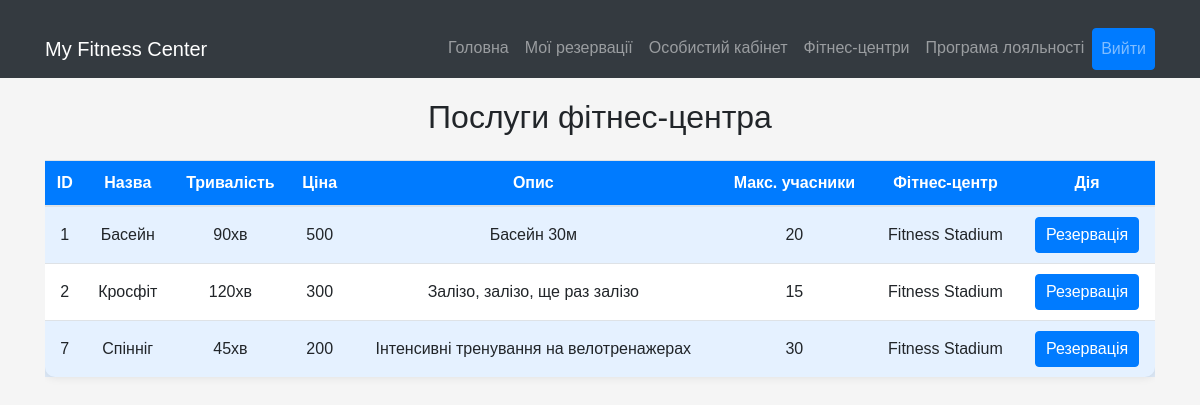
The page /fitness_center/1/services on the database as committed earlier.
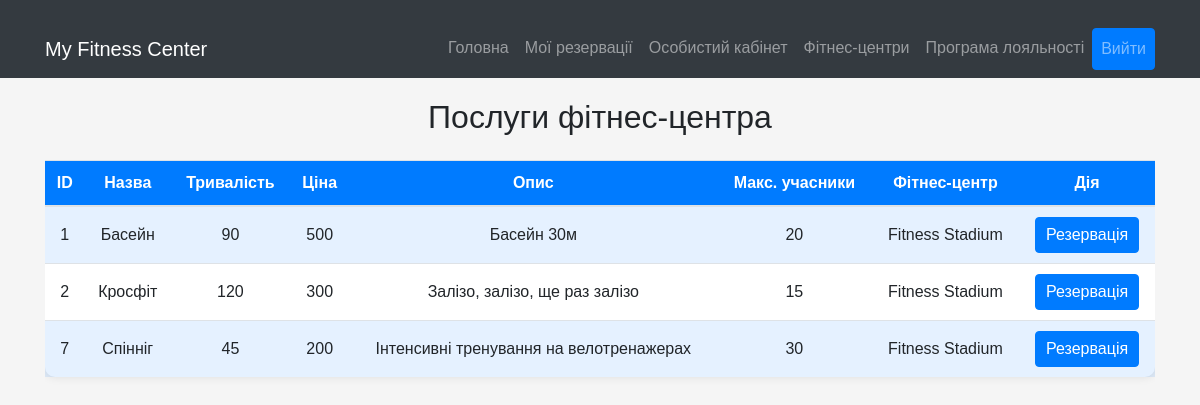
The same page on the database as committed later.
### tables this page shows
CREATE TABLE service (id INTEGER NOT NULL UNIQUE, name TEXT NOT NULL UNIQUE, duration INTEGER NOT NULL DEFAULT 0, description TEXT, price INTEGER NOT NULL DEFAULT 0, gym_id INTEGER NOT NULL REFERENCES gym (id), max_attendees INTEGER NOT NULL DEFAULT 1);

CREATE TABLE gym (id INTEGER NOT NULL UNIQUE, adress TEXT NOT NULL, contacts TEXT NOT NULL, name TEXT NOT NULL UNIQUE, PRIMARY KEY (id AUTOINCREMENT));

### app.py (the view)
@login_required
@app.route('/fitness_center/<int:gym_id>/services', methods=['GET'])
def get_services(gym_id):
    with SQLiteDatabase('DB.db') as db:
        res = db.select_method('service', {'gym_id': gym_id}, join={'gym': 'service.gym_id = gym.id'},
                               columns=['service.id AS service_id', 'service.name', 'service.duration', 'service.price',
                                        'service.description', 'service.max_attendees', 'gym.name AS gym_name'])
    return render_template('services.html', services=res)

### app.py (called while the page is built)
def dict_factory(cursor, row):
    d = {}
    for idx, col in enumerate(cursor.description):
        d[col[0]] = row[idx]
    return d

    def __enter__(self):
        self.connection = sqlite3.connect(self.db_path)
        self.connection.row_factory = dict_factory
        return self

    def __exit__(self, exc_type, exc_val, exc_tb):
        if self.connection:
            self.connection.close()

### templates/services.html (shortened to what this page needs)
<!DOCTYPE html>
<html lang="uk">
<head>
    <link href="https://stackpath.bootstrapcdn.com/bootstrap/4.5.2/css/bootstrap.min.css" rel="stylesheet">
</head>
<body>
<nav class="navbar navbar-expand-lg navbar-dark bg-dark">
    <div class="container">
        <a class="navbar-brand" href="/">My Fitness Center</a>
        <div class="collapse navbar-collapse" id="navbarNav">
            <ul class="navbar-nav ml-auto">
                <li class="nav-item">
                    <a class="nav-link" href="/">Головна</a>
                </li>
                <li class="nav-item">
                    <a class="nav-link" href="/user/reservations">Мої резервації</a>
                </li>
                <li class="nav-item">
                    <a class="nav-link" href="/user">Особистий кабінет</a>
                </li>
                <li class="nav-item">
                    <a class="nav-link" href="/fitness_center">Фітнес-центри</a>
                </li>
                <li class="nav-item">
                    <a class="nav-link" href="/">Програма лояльності</a>
                </li>
                <li class="nav-item">
                    <a class="nav-link btn btn-primary btn-logout" href="/logout">Вийти</a>
                </li>
            </ul>
        </div>
    </div>
</nav>
<div class="container">
    <h2 class="text-center mb-4">Послуги фітнес-центра</h2>
    <div class="table-responsive">
        <table class="table table-striped">
            <thead>
            <tr>
                <th>ID</th>
                <th>Назва</th>
                <th>Тривалість</th>
                <th>Ціна</th>
                <th>Опис</th>
                <th>Макс. учасники</th>
                <th>Фітнес-центр</th>
                <th>Дія</th>
            </tr>
            </thead>
            <tbody>
            {% for service in services %}
            <tr>
                <td>{{ service.service_id }}</td>
                <td>{{ service.name }}</td>
                <td>{{ service.duration }}</td>
                <td>{{ service.price }}</td>
                <td>{{ service.description }}</td>
                <td>{{ service.max_attendees }}</td>
                <td>{{ service.gym_name }}</td>
                <td><a href="/user/reservations" class="btn btn-primary btn-reservation">Резервація</a></td>
            </tr>
            {% endfor %}
            </tbody>
        </table>
    </div>
</div>
</body>
</html>

Rows that differ between the two databases and show on the page:
changed service "Басейн": duration "90хв" → "90"
changed service "Кросфіт": duration "120хв" → "120"
changed service "Спінніг": duration "45хв" → "45"
